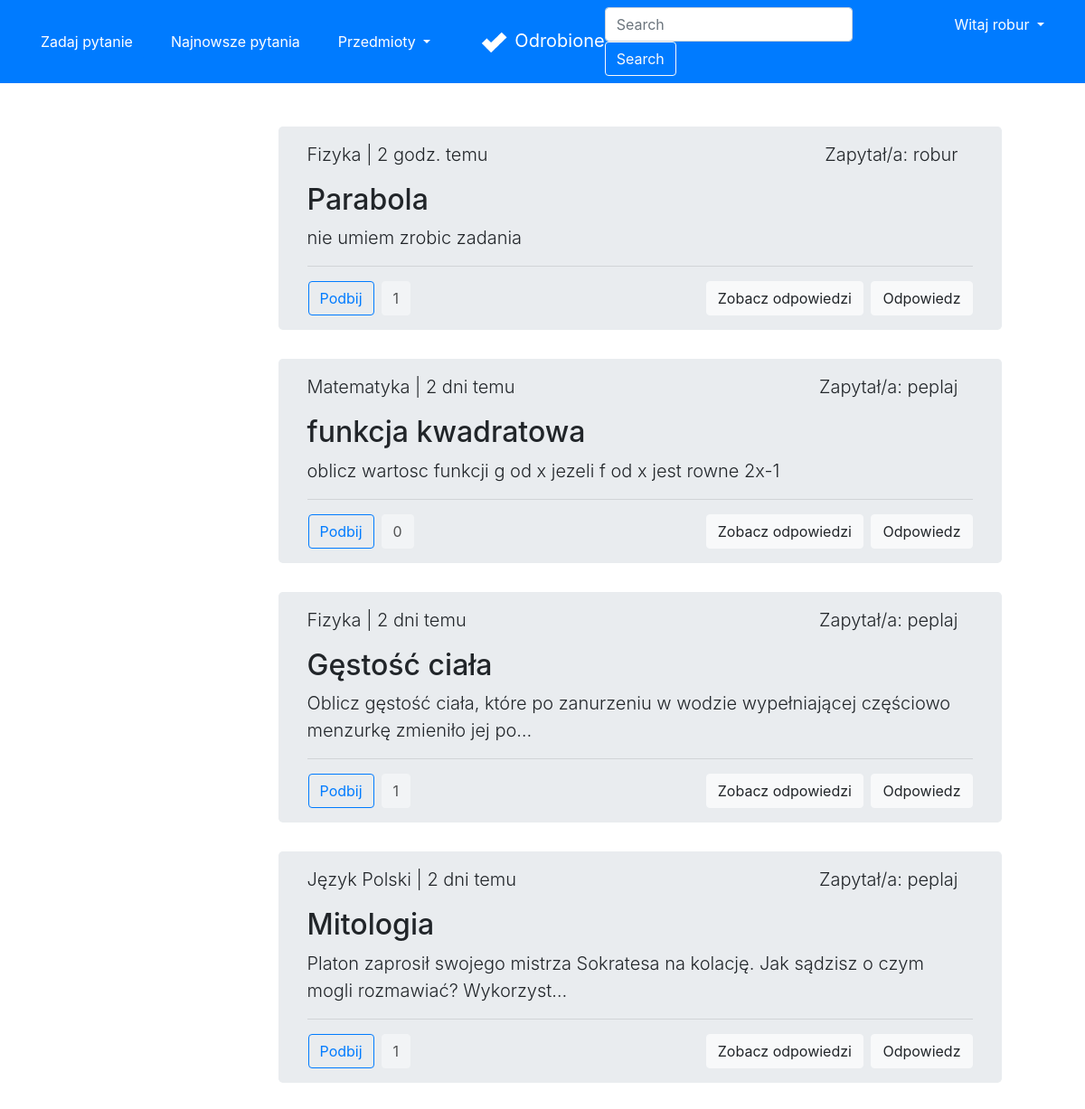
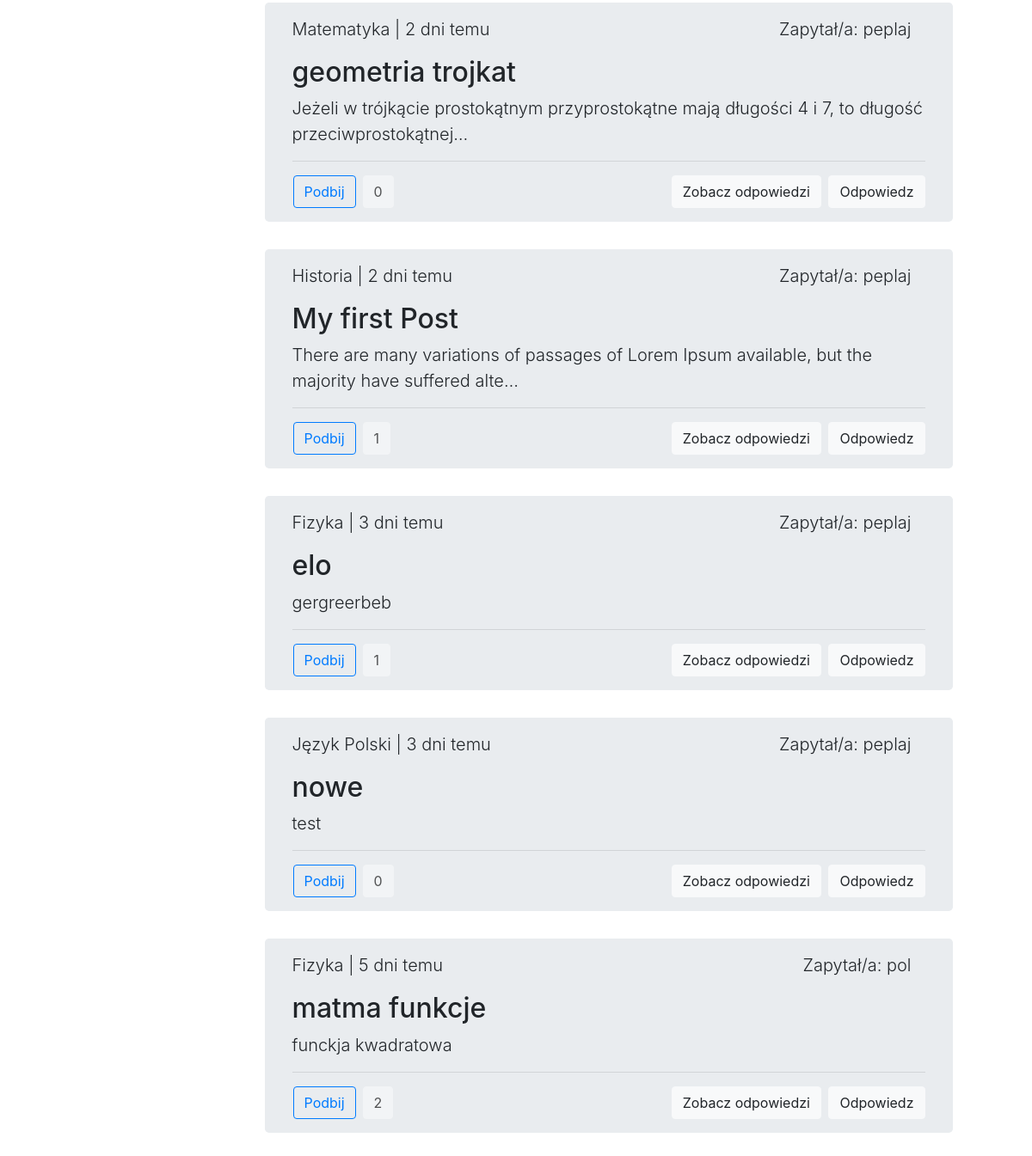
The page /latest (signed in) on the database its author committed (2 pictures, top to bottom).
### accounts/models.py (models this page shows)
class User(AbstractUser):
    email = models.EmailField(_('email address'), unique=True)

### forum/models.py (models this page shows, shortened)
class Question(Model):
    title = CharField(max_length=300)
    desc = TextField()
    image = ImageField(upload_to='images/', blank=True)
    createDate = DateTimeField(auto_now_add=True)
    user = ForeignKey(User, on_delete=CASCADE)
    schools = [
        ('', 'Wybierz szkołę'),
        ('ps', 'Szkoła Podstawowa'),
        ('ms', 'Szkoła Średnia'),
        ('cl', 'Studia'),
    ]
    school = CharField(max_length=2, choices=schools,
                       default='')
    subjects = [
        ('', 'Wybierz przedmiot'),
        ('mat', 'Matematyka'),
        ('fiz', 'Fizyka'),
        ('inf', 'Informatyka'),
        ('pol', 'Język Polski'),
        ('ang', 'Język Angielski'),
        ('nmc', 'Język Niemiecki'),
        ('his', 'Historia'),
        ('bio', 'Biologia'),
        ('che', 'Chemia'),
        ('geo', 'Geografia'),
    ]
    subject = CharField(max_length=3, choices=subjects,
                        default='')
    likes = ManyToManyField(User, related_name='likes', blank=True)
    def total_likes(self):
        return self.likes.count()
    def display_time(self):
        mytimezone = timezone.utc
        now = datetime.now(mytimezone)
        diff = (now - self.createDate).days
        if diff == 0:
            if str(now - self.createDate).split(":")[0] == "0":
                if now.hour == self.createDate.hour and now.minute - self.createDate.minute != 0:
                    return str(now.minute - self.createDate.minute)+" min. temu"
                if now.minute - self.createDate.minute != 0:
                    return str(now - self.createDate).split(":")[1]+" min. temu"
                else:
                    return "teraz"
            else:
                return str(now - self.createDate).split(":")[0] + " godz. temu"
        else:
            if diff == 1:
                return str(diff)+" dzień temu"
            else:
                return str(diff)+" dni temu"
    def display_subject(self):
        mySubjects = {'mat': 'Matematyka', 'fiz': 'Fizyka', 'inf': 'Informatyka',
                      'pol': 'Język Polski', 'ang': 'Język Angielski', 'nmc': 'Język Niemiecki',
                      'his': 'Historia', 'bio': 'Biologia', 'che': 'Chemia', 'geo': 'Geografia'}
        return mySubjects[self.subject]

### forum/views.py (the view)
# urls.py: path('latest', views.latest, name='latest'),
def latest(request):
    questions = Question.objects.all().order_by('-createDate')
    for question in questions:
        if question.likes.filter(id=request.user.id).exists():
            question.is_liked = True
        else:
            question.is_liked = False
    return render(request, 'forum/latest.html',
                  {'questions': questions})

### forum/templates/forum/latest.html (shortened to what this page needs)
{% extends 'forum/base.html' %}
{% block content %}
<div class="row justify-content-center">
    <div class="col-md-6">
        <br>
        <br>
        {% for question in questions %}
        <div class="jumbotron py-3" style="height: fit-content; width: 800px;">
            <div class="row">
                <div class="col text-left">
                    <p class="lead">{{question.display_subject}} | {{question.display_time}}</p>
                </div>
                <div class="col text-right mr-3">
                    <p class="lead">Zapytał/a: {{question.user}}</p>
                </div>
            </div>
            <h2 class="display">{{question.title}}</h2>
            <p class="lead">{{question.desc|truncatechars:100}}</p>
            <hr class="my-2">
            <div class="row mt-3">
                <div class="col content-left">
                    <div class="row">
                        <form action="{% url 'like' question.id %}" method="POST">
                            {% if question.is_liked %}
                            <button type="submit" class="btn btn-primary ml-3">Podbij</button>
                            {% else %}
                            <button type="submit" class="btn btn-outline-primary ml-3">Podbij</button>
                            {% endif %}
                        </form>
                        <a class="btn btn-light disabled ml-2" style="color: black;" href="#"
                            role="button">{{question.total_likes}}</a>
                    </div>
                </div>
                <div class="col text-right">
                    <a class="btn btn-light mr-1" href="{% url 'detail' question.id %}" role="button">Zobacz
                        odpowiedzi</a>
                    <a class="btn btn-light" href="#" role="button">Odpowiedz</a>
                </div>
            </div>
        </div>
        {% endfor %}
    </div>
</div>
{% endblock content %}

### forum/templates/forum/base.html (shortened to what this page needs)
<!doctype html>
<html lang="pl">
{% load static %}
<head>
    <link rel="stylesheet" href="https://maxcdn.bootstrapcdn.com/bootstrap/4.0.0/css/bootstrap.min.css"
>
</head>
<body>
    <nav class="navbar navbar-expand-md navbar-dark bg-primary">
        <div class="navbar-collapse collapse w-100 order-1 order-md-0 dual-collapse2">
            <ul class="navbar-nav mr-auto">
                <li class="nav-item active">
                    <a href="{% url 'create' %}" class="btn btn-primary mx-3">Zadaj pytanie</a>
                </li>
                <li class="nav-item">
                    <a href="{% url 'latest' %}" class="btn btn-primary mr-3">Najnowsze pytania</a>
                </li>
                <li class="nav-item">
                    <div class="dropdown mr-3">
                        <a class="btn btn-primary dropdown-toggle" href="#" role="button" id="dropdownMenuLink"
                            data-toggle="dropdown" aria-haspopup="true" aria-expanded="false">
                            Przedmioty
                        </a>
                    </div>
                </li>
            </ul>
        </div>
        <div class="mx-auto order-0">
            <a class="navbar-brand mx-auto" href="{% url 'home' %}"><img class="img-responsive mr-2"
                    src="{% static 'forum/logo.png' %}" height="30px" width="30px">Odrobione</a>
        </div>
        <div class="navbar-collapse collapse w-100 order-3 dual-collapse2">
            <ul class="navbar-nav ml-auto">
                <li class="nav-item">
                    <form class="form-inline">
                        <input class="form-control mr-sm-2" type="search" placeholder="Search" aria-label="Search">
                        <button class="btn btn-outline-light my-2 my-sm-0" type="submit">Search</button>
                    </form>
                </li>
                {% if user.is_authenticated %}
                <li class="nav-item">
                    <div class="btn-group mx-3 ">
                        <button type="button" class="btn btn-primary dropdown-toggle" data-toggle="dropdown"
                            aria-haspopup="true" aria-expanded="false">
                            Witaj {{user}}
                        </button>
                    </div>
                </li>
                {% endif %}
            </ul>
        </div>
    </nav>
    {% block content %}{% endblock content %}
</body>
</html>

### rows shown on the page
User: username "robur"
Question: display_subject "Fizyka", display_time "2 godz. temu", user "robur", title "Parabola", desc "nie umiem zrobic zadania", shows "Podbij", total_likes "1"
Question: display_subject "Matematyka", display_time "2 dni temu", user "peplaj", title "funkcja kwadratowa", desc "oblicz wartosc funkcji g od x jezeli f od x jest rowne 2x-1", shows "Podbij", total_likes "0"
Question: display_subject "Fizyka", display_time "2 dni temu", user "peplaj", title "Gęstość ciała", desc "Oblicz gęstość ciała, które po zanurzeniu w wodzie wypełniającej częściowo menzurkę zmieniło jej po…", shows "Podbij", total_likes "1"
Question: display_subject "Język Polski", display_time "2 dni temu", user "peplaj", title "Mitologia", desc "Platon zaprosił swojego mistrza Sokratesa na kolację. Jak sądzisz o czym mogli rozmawiać? Wykorzyst…", shows "Podbij", total_likes "1"
Question: display_subject "Matematyka", display_time "2 dni temu", user "peplaj", title "geometria trojkat", desc "Jeżeli w trójkącie prostokątnym przyprostokątne mają długości 4 i 7, to długość przeciwprostokątnej…", shows "Podbij", total_likes "0"
Question: display_subject "Historia", display_time "2 dni temu", user "peplaj", title "My first Post", desc "There are many variations of passages of Lorem Ipsum available, but the majority have suffered alte…", shows "Podbij", total_likes "1"
Question: display_subject "Fizyka", display_time "3 dni temu", user "peplaj", title "elo", desc "gergreerbeb", shows "Podbij", total_likes "1"
Question: display_subject "Język Polski", display_time "3 dni temu", user "peplaj", title "nowe", desc "test", shows "Podbij", total_likes "0"
Question: display_subject "Fizyka", display_time "5 dni temu", user "pol", title "matma funkcje", desc "funckja kwadratowa", shows "Podbij", total_likes "2"
